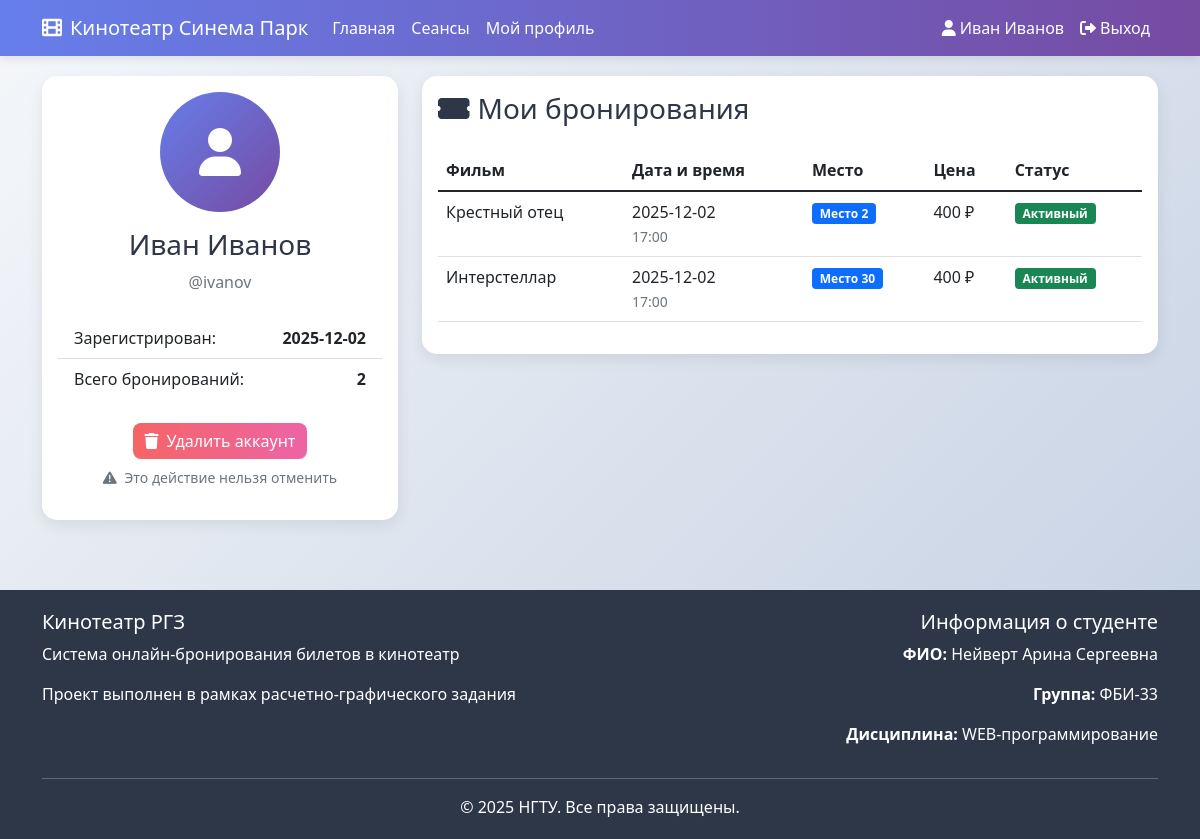
Page /rgz/profile (signed in) on the committed database.
### tables this page shows
CREATE TABLE users (
            id INTEGER PRIMARY KEY AUTOINCREMENT,
            login TEXT UNIQUE NOT NULL,
            password_hash TEXT NOT NULL,
            name TEXT NOT NULL,
            is_admin BOOLEAN DEFAULT FALSE,
            created_at TIMESTAMP DEFAULT CURRENT_TIMESTAMP
        );

CREATE TABLE bookings (
            id INTEGER PRIMARY KEY AUTOINCREMENT,
            session_id INTEGER NOT NULL,
            user_id INTEGER NOT NULL,
            seat_number INTEGER NOT NULL CHECK(seat_number >= 1 AND seat_number <= 30),
            booked_at TIMESTAMP DEFAULT CURRENT_TIMESTAMP,
            FOREIGN KEY (session_id) REFERENCES sessions (id) ON DELETE CASCADE,
            FOREIGN KEY (user_id) REFERENCES users (id) ON DELETE CASCADE,
            UNIQUE(session_id, seat_number)
        );

CREATE TABLE movies (
            id INTEGER PRIMARY KEY AUTOINCREMENT,
            title TEXT NOT NULL,
            description TEXT,
            duration_minutes INTEGER,
            created_at TIMESTAMP DEFAULT CURRENT_TIMESTAMP
        );

### rgz.py (the view)
@rgz_bp.route('/profile')
def profile():
    if 'user_id' not in session:
        flash('Необходимо войти в систему', 'error')
        return redirect(url_for('rgz.login'))
    conn = get_db_connection()
    user = conn.execute(
        'SELECT * FROM users WHERE id = ?', (session['user_id'],)
    ).fetchone()
    bookings = conn.execute('''
        SELECT b.*, s.session_date, s.session_time, s.price,
               m.title as movie_title
        FROM bookings b
        JOIN sessions s ON b.session_id = s.id
        JOIN movies m ON s.movie_id = m.id
        WHERE b.user_id = ?
        ORDER BY s.session_date DESC, s.session_time DESC
    ''', (session['user_id'],)).fetchall()
    conn.close()
    bookings_with_status = []
    for booking in bookings:
        is_past = is_session_in_past(booking['session_date'], booking['session_time'])
        bookings_with_status.append({
            **dict(booking),
            'is_past': is_past
        })
    return render_template('rgz/profile.html',
                         user=user,
                         bookings=bookings_with_status,
                         student_info=STUDENT_INFO)

### rgz.py (called while the page is built)
def get_db_path():
    base_dir = os.path.dirname(os.path.abspath(__file__))
    return os.path.join(base_dir, 'rgz_database.db')

def get_db_connection():
    db_path = get_db_path()
    conn = sqlite3.connect(db_path)
    conn.row_factory = sqlite3.Row
    return conn

def is_session_in_past(session_date_str, session_time_str):
    try:
        session_datetime = datetime.strptime(f'{session_date_str} {session_time_str}', '%Y-%m-%d %H:%M:%S')
        return session_datetime < datetime.now()
    except ValueError:
        try:
            session_datetime = datetime.strptime(f'{session_date_str} {session_time_str}', '%Y-%m-%d %H:%M')
            return session_datetime < datetime.now()
        except ValueError:
            return False

@rgz_bp.before_request
def before_request():
    g.student_info = STUDENT_INFO

### templates/rgz/profile.html (shortened to what this page needs)
{% extends "rgz/base.html" %}
{% block content %}
<div class="row">
    <div class="col-lg-4">
        <div class="card">
            <div class="card-body text-center">
                <div class="mb-4">
                    <div class="avatar-circle mb-3" style="
                        width: 120px;
                        height: 120px;
                        background: linear-gradient(135deg, #667eea 0%, #764ba2 100%);
                        border-radius: 50%;
                        display: inline-flex;
                        align-items: center;
                        justify-content: center;
                        color: white;
                        font-size: 48px;
                    ">
                        <i class="fas fa-user"></i>
                    </div>
                    <h3>{{ user.name }}</h3>
                    <p class="text-muted">@{{ user.login }}</p>
                </div>
                <div class="list-group list-group-flush">
                    <div class="list-group-item d-flex justify-content-between">
                        <span>Зарегистрирован:</span>
                        <strong>{{ user.created_at[:10] }}</strong>
                    </div>
                    <div class="list-group-item d-flex justify-content-between">
                        <span>Всего бронирований:</span>
                        <strong>{{ bookings|length }}</strong>
                    </div>
                </div>
                {% if not user.is_admin %}
                <div class="mt-4">
                    <form action="{{ url_for('rgz.delete_account') }}" method="POST"
                          onsubmit="return confirmDeleteAccount()">
                        <button type="submit" class="btn btn-danger">
                            <i class="fas fa-trash me-2"></i>Удалить аккаунт
                        </button>
                    </form>
                    <p class="text-muted mt-2 small">
                        <i class="fas fa-exclamation-triangle me-1"></i>
                        Это действие нельзя отменить
                    </p>
                </div>
                {% endif %}
            </div>
        </div>
    </div>
    <div class="col-lg-8">
        <div class="card">
            <div class="card-body">
                <h3 class="card-title mb-4">
                    <i class="fas fa-ticket-alt me-2"></i>Мои бронирования
                </h3>
                {% if bookings %}
                <div class="table-responsive">
                    <table class="table table-hover">
                        <thead>
                            <tr>
                                <th>Фильм</th>
                                <th>Дата и время</th>
                                <th>Место</th>
                                <th>Цена</th>
                                <th>Статус</th>
                            </tr>
                        </thead>
                        <tbody>
                            {% for booking in bookings %}
                            <tr>
                                <td>{{ booking.movie_title }}</td>
                                <td>
                                    {{ booking.session_date }}<br>
                                    <small class="text-muted">{{ booking.session_time[:5] }}</small>
                                </td>
                                <td>
                                    <span class="badge bg-primary">Место {{ booking.seat_number }}</span>
                                </td>
                                <td>{{ booking.price }} ₽</td>
                                <td>
                                    {% if booking.is_past %}
                                    <span class="badge bg-secondary">Прошедший</span>
                                    {% else %}
                                    <span class="badge bg-success">Активный</span>
                                    {% endif %}
                                </td>
                            </tr>
                            {% endfor %}
                        </tbody>
                    </table>
                </div>
                {% endif %}
            </div>
        </div>
    </div>
</div>
{% endblock %}

### templates/rgz/base.html (shortened to what this page needs)
<!DOCTYPE html>
<html lang="ru">
<head>
    <link href="https://cdn.jsdelivr.net/npm/bootstrap@5.1.3/dist/css/bootstrap.min.css" rel="stylesheet">
    <link rel="stylesheet" href="https://cdnjs.cloudflare.com/ajax/libs/font-awesome/6.0.0/css/all.min.css">
</head>
<body>
    <nav class="navbar navbar-expand-lg navbar-dark">
        <div class="container">
            <a class="navbar-brand" href="{{ url_for('rgz.index') }}">
                <i class="fas fa-film me-2"></i>Кинотеатр Синема Парк
            </a>
            <div class="collapse navbar-collapse" id="navbarNav">
                <ul class="navbar-nav me-auto">
                    <li class="nav-item">
                        <a class="nav-link" href="{{ url_for('rgz.index') }}">Главная</a>
                    </li>
                    <li class="nav-item">
                        <a class="nav-link" href="{{ url_for('rgz.sessions') }}">Сеансы</a>
                    </li>
                    {% if session.user_id %}
                    <li class="nav-item">
                        <a class="nav-link" href="{{ url_for('rgz.profile') }}">Мой профиль</a>
                    </li>
                    {% endif %}
                </ul>
                <ul class="navbar-nav">
                    {% if session.user_id %}
                    <li class="nav-item">
                        <span class="nav-link text-white">
                            <i class="fas fa-user me-1"></i>{{ session.user_name }}
                        </span>
                    </li>
                    <li class="nav-item">
                        <a class="nav-link" href="{{ url_for('rgz.logout') }}">
                            <i class="fas fa-sign-out-alt me-1"></i>Выход
                        </a>
                    </li>
                    {% endif %}
                </ul>
            </div>
        </div>
    </nav>
    <main class="container main-container">
        {% block content %}{% endblock %}
    </main>
    <footer>
        <div class="container">
            <div class="row">
                <div class="col-md-6">
                    <h5>Кинотеатр РГЗ</h5>
                    <p>Система онлайн-бронирования билетов в кинотеатр</p>
                    <p>Проект выполнен в рамках расчетно-графического задания</p>
                </div>
                <div class="col-md-6 text-md-end">
                    <h5>Информация о студенте</h5>
                    <p><strong>ФИО:</strong> {{ student_info.fio }}</p>
                    <p><strong>Группа:</strong> {{ student_info.group }}</p>
                    <p><strong>Дисциплина:</strong> WEB-программирование</p>
                </div>
            </div>
            <hr class="bg-light">
            <div class="text-center">
                <p class="mb-0">© 2025 НГТУ. Все права защищены.</p>
            </div>
        </div>
    </footer>
</body>
</html>

### templates/rgz/base.html (style rules this page uses)
:root { --primary-color: #667eea; --secondary-color: #764ba2; --success-color: #48bb78; --danger-color: #f56565; --warning-color: #ed8936; --dark-color: #2d3748; --light-color: #f7fafc; }
body { font-family: 'Segoe UI', Tahoma, Geneva, Verdana, sans-serif; background: linear-gradient(135deg, #f5f7fa 0%, #c3cfe2 100%); min-height: 100vh; color: var(--dark-color); }
.navbar { background: linear-gradient(90deg, var(--primary-color) 0%, var(--secondary-color) 100%); box-shadow: 0 2px 10px rgba(0, 0, 0, 0.1); }
.navbar-brand, .nav-link { color: white !important; }
.main-container { margin-top: 20px; margin-bottom: 50px; }
.card { border: none; border-radius: 15px; box-shadow: 0 5px 15px rgba(0, 0, 0, 0.08); transition: transform 0.3s ease; margin-bottom: 20px; }
.btn-danger { background: linear-gradient(90deg, var(--danger-color) 0%, #ed64a6 100%); border: none; border-radius: 8px; }
footer { background: var(--dark-color); color: white; padding: 20px 0; margin-top: 50px; }

### rows in the picture
users: user_name "Иван Иванов", name "Иван Иванов", login "ivanov", created_at "2025-12-02"
bookings: movie_title "Крестный отец", session_date "2025-12-02", session_time "17:00", seat_number "2", price "400"
bookings: movie_title "Интерстеллар", session_date "2025-12-02", session_time "17:00", seat_number "30", price "400"

### other values in the picture
{{ bookings|length }} "2"
{{ student_info.fio }} "Нейверт Арина Сергеевна"
{{ student_info.group }} "ФБИ-33"
